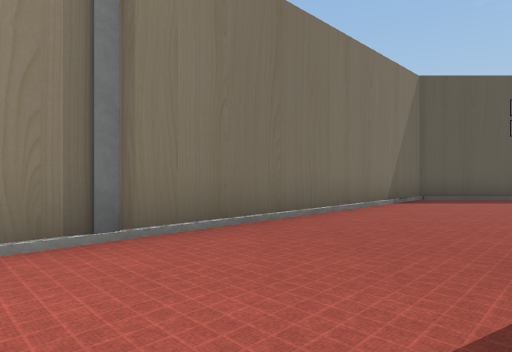
view 1 (above)

19 first-person views from a walk through a Unity game level. The camera is 1.2 m above the floor, looks level and sees 75° across. Doors are open. The floor is counted in squares, 2 m on a side. Each view is taken from the middle of a square. On the plan, view 1 faces up. The plan holds only what a view shows up to about 10 squares ahead; the rest is blank. The place goes on beyond the plan. The player character is not drawn. Some surface patterns are stand-ins.

view 2
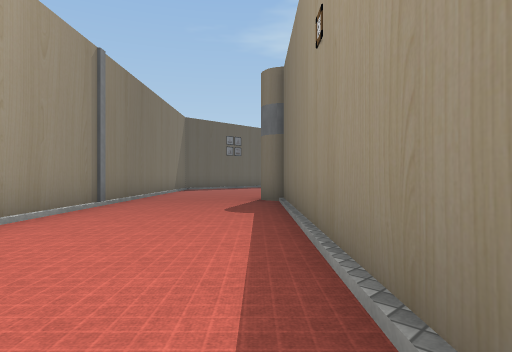

view 3
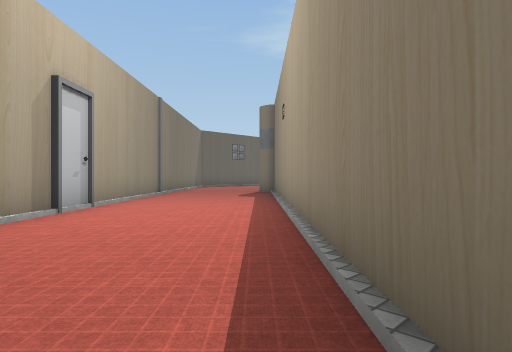

view 4
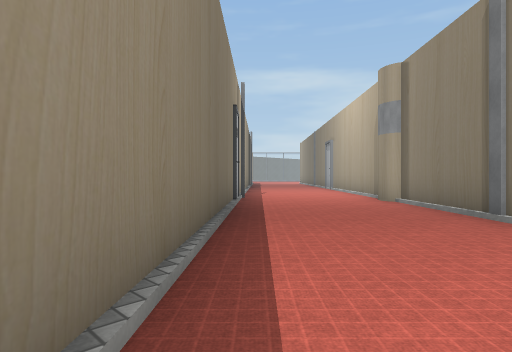

view 5
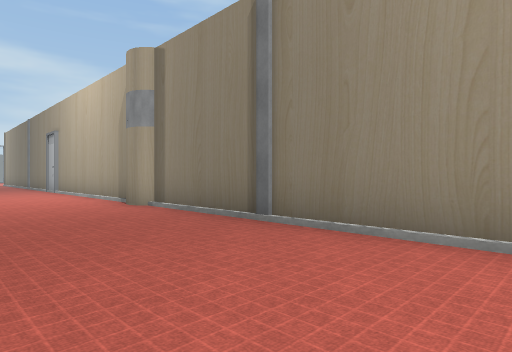

view 6
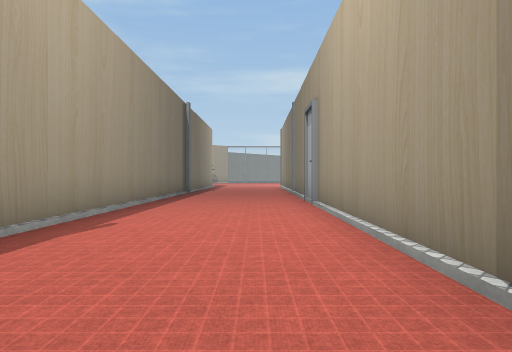

view 7
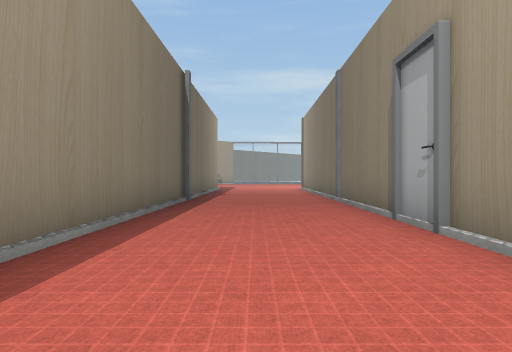

view 8
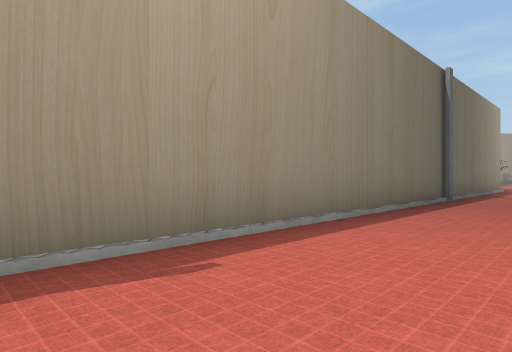

view 9
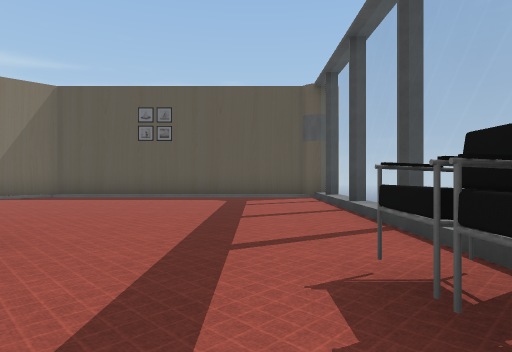

view 10
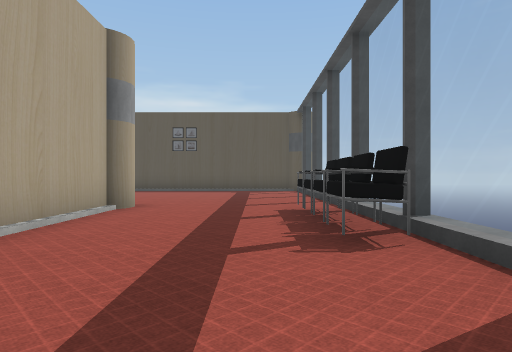

view 11
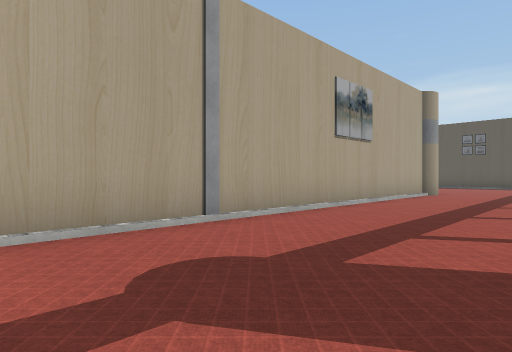

view 12
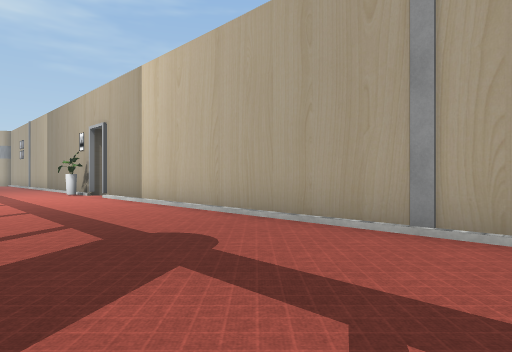

view 13
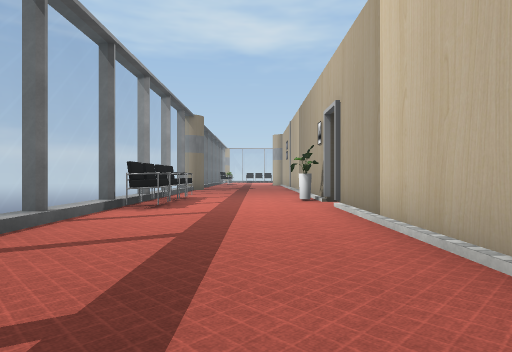

view 14
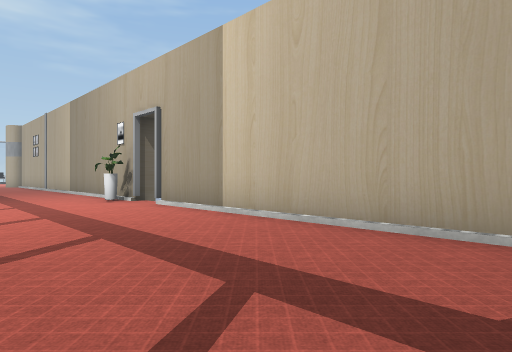

view 15
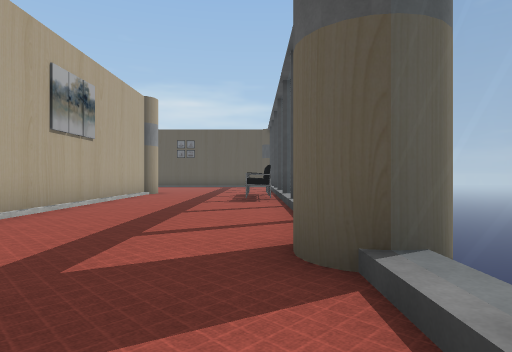

view 16
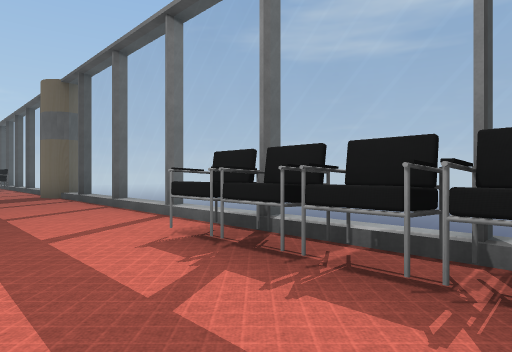

view 17
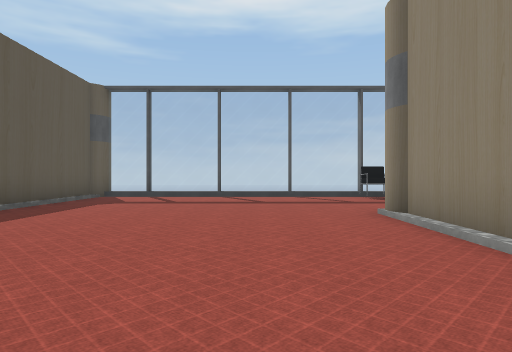

view 18
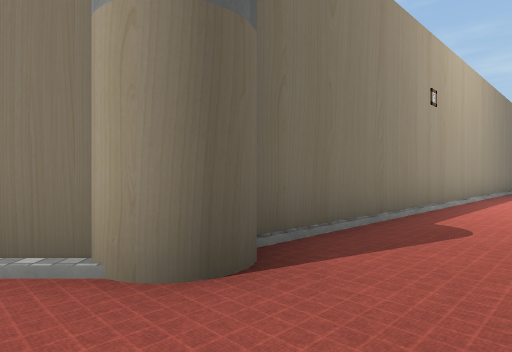

view 19
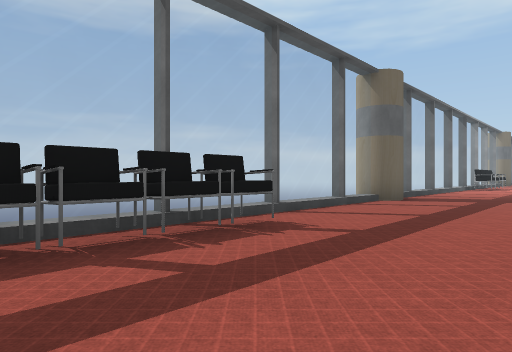

### Floor plan
Points are (right, up) in squares from view 1. A wall is a line through its corners. A room is listed if a view was taken in it or the views show most of it. See-through windows are left out.
Room 1 (views 1, 2, 3, 4, 5, 6, 7, 8)
walls: (-9.5, -10.2) (2.1, 1.1); (-12.8, -8) (-19.4, -14.5); (-7.6, -3) (-11.4, -6.7); (-20.6, -15.6) (-21.4, -16.5); (-18.9, -19.5) (-11.3, -12); (0.1, 4.7) (-6.4, -1.7)
ways out: opening at (1, 3.3) to room 2
objects: column (-20, -15); column (-18, -18); column (-12, -7); column (-10, -11); column (-10, -5); column (-1, 3)
Room 2 (views 9, 10, 11, 12, 13, 14, 15, 16, 17, 18, 19)
walls: (7.3, 1) (7.3, -15.8); (11.6, -6.4) (11.6, 8.4); (3.4, 1.9) (6.5, 1.9); (11.6, -9.5) (11.6, -7.9); (11.6, -11.5) (11.6, -10.6); (11.4, 8.7) (4.2, 8.7) (0.1, 4.7); (7.3, -16.8) (7.3, -19.5); (11.6, -17.9) (11.6, -11.6)
low walls: (11.6, -10.5) (11.6, -9.6)
ways out: opening at (1, 3.3) to room 1; open door at (7, -16)
objects: column (3, 2); column (7, 2); plant (8, -17); other object (11, -18) to (11, -15); other object (11, -2) to (11, 1); column (12, -7)

Positions as (right, up) in squares from view 1, and headings:
1: (0, 0), facing up
2: (-4, -4), facing up-right
3: (-7, -7), facing up-right
4: (-4, -4), facing down-left
5: (-5, -5), facing left
6: (-11, -8), facing down-left
7: (-13, -11), facing down-left
8: (-13, -10), facing down
9: (10, -1), facing up
10: (10, -5), facing up
11: (11, -10), facing up-left
12: (11, -6), facing down-left
13: (9, -9), facing down
14: (11, -9), facing down-left
15: (11, -10), facing up
16: (9, -18), facing up-right
17: (2, 4), facing right
18: (2, 4), facing down
19: (8, 1), facing down-right
